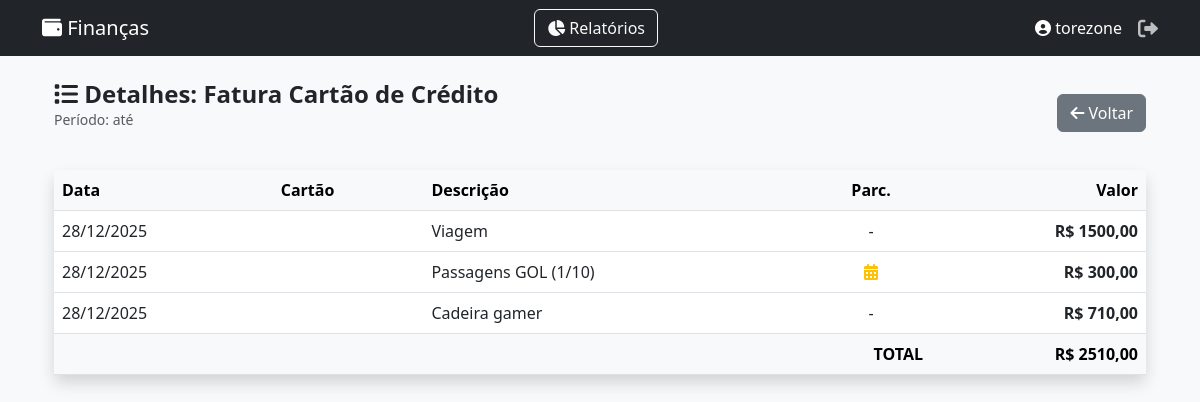
Page /relatorio/detalhes-cartao/?data_inicio=2025-12-01&data_fim=2025-12-31 (signed in) on the earlier database version.
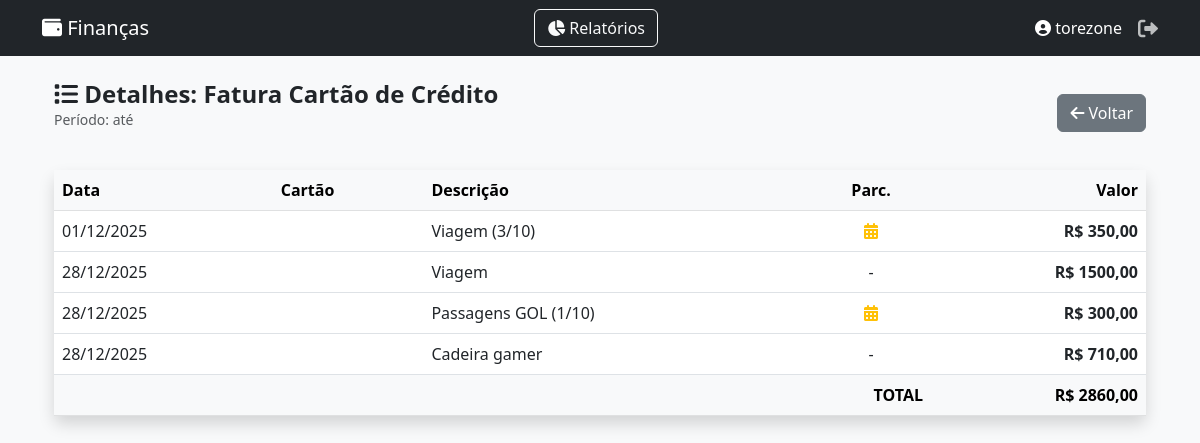
Same page on the later database version.
### core/models.py (models this page shows, shortened)
class CompraCartao(models.Model):
    cartao = models.ForeignKey(CartaoCredito, on_delete=models.CASCADE)
    descricao = models.CharField(max_length=100)
    valor = models.DecimalField(max_digits=10, decimal_places=2)
    data_compra = models.DateField(default=date.today)
    is_parcelado = models.BooleanField(default=False, verbose_name="É parcelado?")
    qtd_parcelas = models.IntegerField(default=1, verbose_name="Qtd Parcelas")
    is_terceiro = models.BooleanField(default=False, verbose_name="É compra de terceiro?")
    terceiro = models.ForeignKey(Terceiro, on_delete=models.SET_NULL, null=True, blank=True, verbose_name="Pessoa")

### core/views.py (the view)
# urls.py: path('relatorio/detalhes-cartao/', views.relatorio_detalhe_cartao, name='relatorio_detalhe_cartao'),
@login_required
def relatorio_detalhe_cartao(request):
    data_inicio_str = request.GET.get('data_inicio')
    data_fim_str = request.GET.get('data_fim')
    compras = CompraCartao.objects.filter(
        cartao__usuario=request.user, # <--- SEGURANÇA
        data_compra__range=[data_inicio_str, data_fim_str]
    ).order_by('data_compra')
    total = compras.aggregate(Sum('valor'))['valor__sum'] or 0
    context = {
        'titulo': "Detalhes: Fatura Cartão de Crédito",
        'transacoes': compras, # Mandamos as compras na variavel 'transacoes' para reutilizar o template
        'total': total,
        'data_inicio': data_inicio_str,
        'data_fim': data_fim_str,
        'is_cartao': True # Flag para mudar as colunas no HTML
    }
    return render(request, 'core/relatorio_detalhe.html', context)

### core/templates/core/relatorio_detalhe.html (shortened to what this page needs)
{% extends 'core/base.html' %}
{% block content %}
<div class="container mt-4">
    <div class="d-flex justify-content-between align-items-center mb-4">
        <div>
            <h4 class="fw-bold mb-0">
                <i class="fas fa-list"></i> {{ titulo }}
            </h4>
            <p class="text-muted small">
                Período: {{ data_inicio|date:"d/m/Y" }} até {{ data_fim|date:"d/m/Y" }}
            </p>
        </div>
        <a href="{% url 'relatorio' %}?data_inicio={{ data_inicio }}&data_fim={{ data_fim }}" class="btn btn-secondary">
            <i class="fas fa-arrow-left"></i> Voltar
        </a>
    </div>
    <div class="card shadow border-0">
        <div class="card-body p-0">
            <table class="table table-hover align-middle mb-0">
                <thead class="table-light">
                    <tr>
                        <th>Data</th>
                        {% if is_cartao %}
                            <th>Cartão</th>
                        {% endif %}
                        <th>Descrição</th>
                        {% if is_cartao %}
                            <th class="text-center">Parc.</th>
                        {% endif %}
                        <th class="text-end">Valor</th>
                    </tr>
                </thead>
                <tbody>
                    {% for item in transacoes %}
                    <tr>
                        <td>
                            {% if is_cartao %}
                                {{ item.data_compra|date:"d/m/Y" }}
                            {% else %}
                                {{ item.data|date:"d/m/Y" }}
                            {% endif %}
                        </td>
                        {% if is_cartao %}
                            <td>
                            </td>
                        {% endif %}
                        <td>{{ item.descricao|default:"-" }}</td>
                        {% if is_cartao %}
                            <td class="text-center">
                                {% if item.is_parcelado %}
                                    <i class="fas fa-calendar-alt text-warning" title="Parcelado"></i>
                                {% else %}
                                    -
                                {% endif %}
                            </td>
                        {% endif %}
                        <td class="text-end fw-bold">R$ {{ item.valor|floatformat:2 }}</td>
                    </tr>
                    {% empty %}
                    <tr><td colspan="5" class="text-center p-3">Nenhum registro encontrado.</td></tr>
                    {% endfor %}
                </tbody>
                <tfoot class="table-light">
                    <tr>
                        <td colspan="{% if is_cartao %}4{% else %}2{% endif %}" class="fw-bold text-end">TOTAL</td>
                        <td class="fw-bold text-end">R$ {{ total|floatformat:2 }}</td>
                    </tr>
                </tfoot>
            </table>
        </div>
    </div>
</div>
{% endblock %}

Differences in the rows shown:
added CompraCartao: data_compra "01/12/2025", descricao "Viagem (3/10)", is_parcelado True (drawn), valor "350,00"
Other differences:
{{ total|floatformat:2 }}: "2510,00" → "2860,00"
